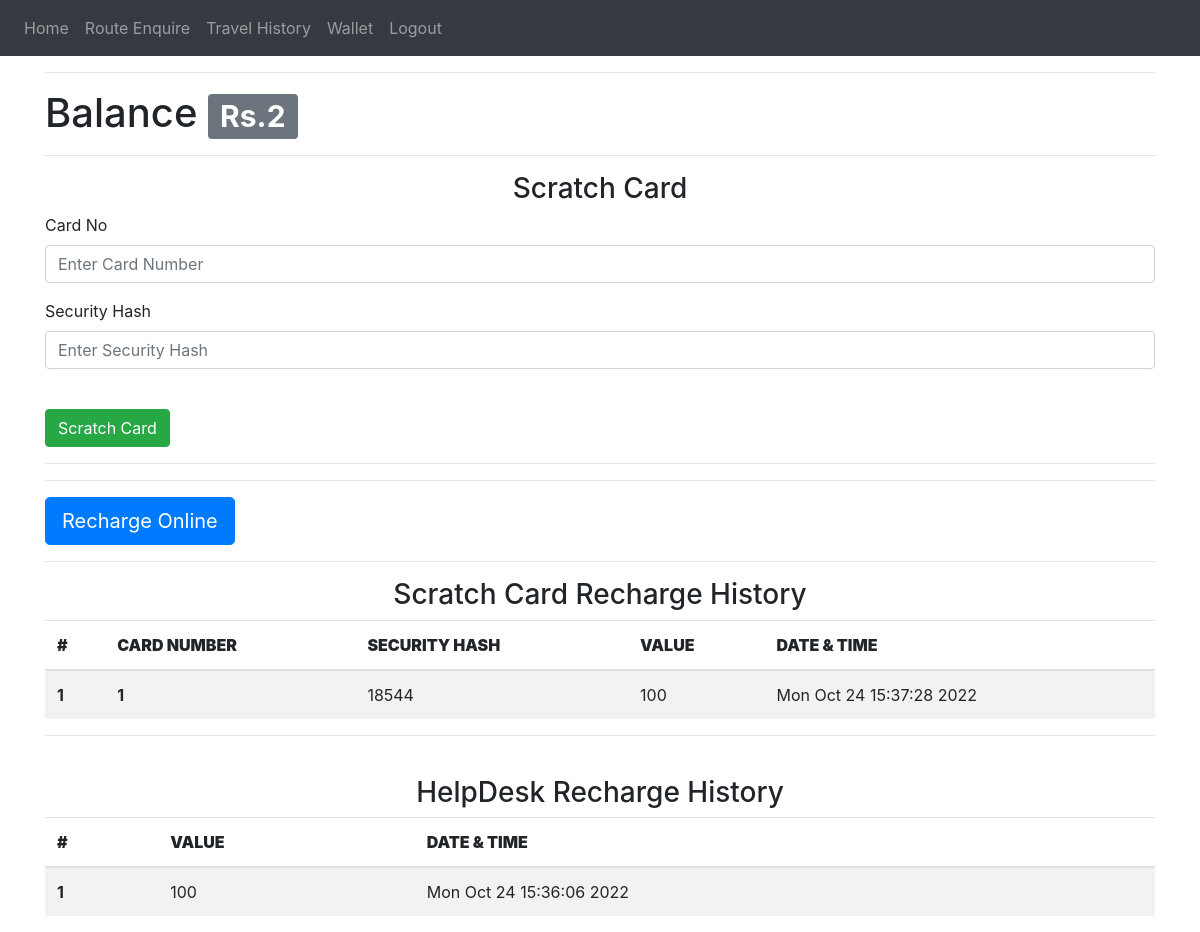
The page /user-wallet (signed in) on the database as committed earlier.
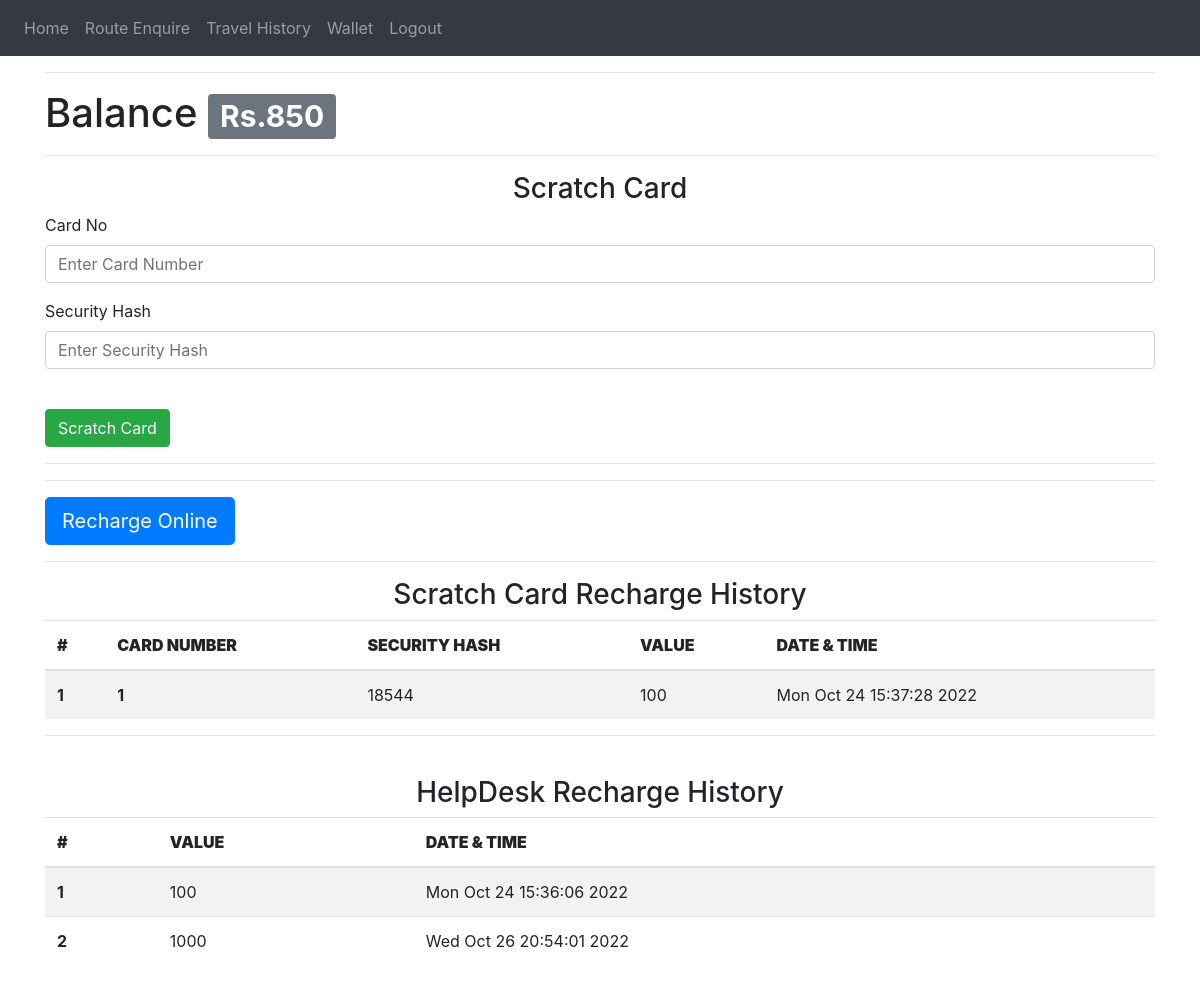
The same page on the database as committed later.
### website/models.py (models this page shows)
class User(db.Model, UserMixin):
    id = db.Column(db.Integer, primary_key=True)
    email = db.Column(db.String(150), unique=True)
    password = db.Column(db.String(150))
    name = db.Column(db.String(150))
    phone_number = db.Column(db.String(10))
    type = db.Column(db.String(1))
    account_number = db.Column(db.String(10))
    balance = db.Column(db.Integer)
    scratch_cards = db.relationship('Scratch_card')
    helpdesk_recharges = db.relationship('Helpdesk_recharge')
    trips = db.relationship('Trip')

class Scratch_card(db.Model,UserMixin):
    id = db.Column(db.Integer , primary_key = True)
    card_number =db.Column(db.Integer)
    security_hash = db.Column(db.Integer)
    value = db.Column(db.Integer)
    status = db.Column(db.String(1))
    user_id = db.Column(db.Integer , db.ForeignKey('user.id'))
    date = db.Column(db.String(10))

class Helpdesk_recharge(db.Model,UserMixin):
    id = db.Column(db.Integer , primary_key = True)
    value = db.Column(db.Integer)
    date = db.Column(db.String(100))
    account_number = db.Column(db.String(10) , db.ForeignKey('user.account_number'))

### website/views.py (the view, shortened to what this page needs)
@views.route('/user-wallet', methods=['GET', 'POST'])
@login_required
def user_wallet():
    history = current_user.scratch_cards
    help = current_user.helpdesk_recharges
    return render_template("user_wallet.html" , user = current_user , history=history , help = help )

### website/__init__.py (called while the page is built)
def create_app():
    app = Flask(__name__)
    app.config['SECRET_KEY'] = '#itsactuallyapassword'
    app.config['SQLALCHEMY_DATABASE_URI'] = f'sqlite:///{DB_NAME}'
    db.init_app(app)
    from .views import views
    from .auth import auth
    app.register_blueprint(views, url_prefix='/')
    app.register_blueprint(auth, url_prefix='/')
    from .models import User, Conductor_details
    create_database(app)
    login_manager = LoginManager()
    login_manager.login_view = 'auth.login'
    login_manager.init_app(app)
    @login_manager.user_loader
    def load_user(id):
        return User.query.get(int(id))
    return app

### website/templates/user_wallet.html (shortened to what this page needs)
{% extends "base.html" %}
{% block content %}
<hr>
<div>
  <h1>Balance <span class="badge badge-secondary">Rs.{{user.balance}}</span></h1>
<hr>
<form method="POST">
  <h3 align="center">Scratch Card</h3>
  <div class="form-group">
    <label for="from">Card No</label>
    <input
      type="text"
      class="form-control"
      id="card_number"
      name="card_number"
      placeholder="Enter Card Number"
    />
  </div>
  <div class="form-group">
    <label for="Security Hash">Security Hash</label>
    <input
      type="text"
      class="form-control"
      id="security_hash"
      name="security_hash"
      placeholder="Enter Security Hash"
    />
  </div>
  <br />
  <button type="submit" class="btn btn-primary btn-success">Scratch Card</button>
</form>
<hr>
<hr>
<div>
  <a class="btn btn-primary btn-lg " href="#" role="button">Recharge Online</a><br>
  <hr>
</div>
<div>
<h3 align="center">Scratch Card Recharge History</h3>
<table class="table table-striped">
  <thead>
    <tr>
      <th scope="col" ><b>#</b></th>
      <th scope="col"><b>CARD NUMBER</b></th>
      <th scope="col"><b>SECURITY HASH</b></th>
      <th scope="col"><b>VALUE</b></th>
      <th scope="col"><b>DATE & TIME</b></th>
    </tr>
  </thead>
  <tbody>
    {%for h in history%}
    <tr>
      <th>{{h.id}}</th>
      <th>{{h.card_number}}</th>
      <td>{{h.security_hash}}</td>
      <td>{{h.value}}</td>
      <td>{{h.date}}</td>
    </tr>
    {%endfor%}
  </tbody>
</table>
</div>
<hr><br>
<div>
  <h3 align="center">HelpDesk Recharge History</h3>
  <table class="table table-striped">
    <thead>
      <tr>
        <th scope="col" ><b>#</b></th>
        <th scope="col"><b>VALUE</b></th>
        <th scope="col"><b>DATE & TIME</b></th>
      </tr>
    </thead>
    <tbody>
      {%for h in help%}
      <tr>
        <th>{{h.id}}</th>
        <td>{{h.value}}</td>
        <td>{{h.date}}</td>
      </tr>
      {%endfor%}
    </tbody>
  </table>
  </div>
{% endblock %}

Rows that differ between the two databases and show on the page:
changed User: balance "2" → "850"
added Helpdesk_recharge: id "2", value "1000", date "Wed Oct 26 20:54:01 2022"
